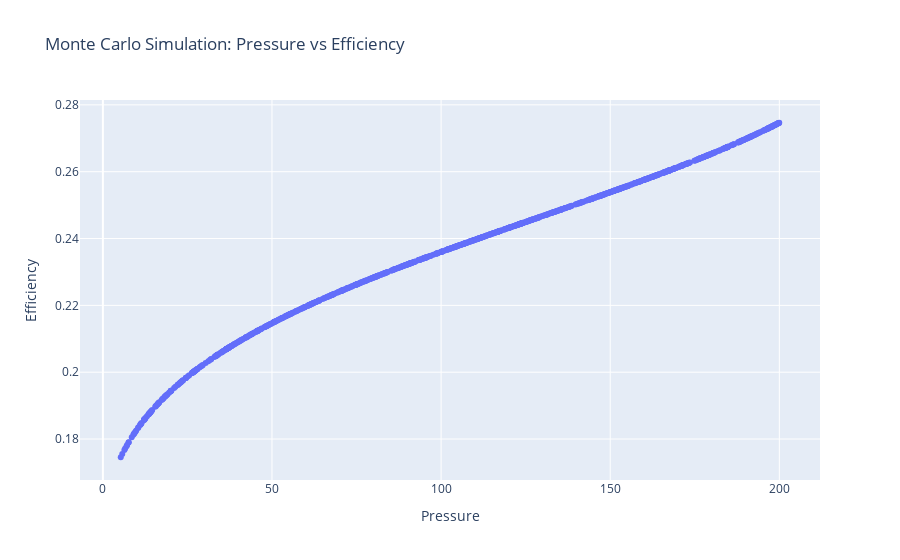

The code cell stored with this chart in its notebook:
### Code cell
max_efficiency = np.max(system_efficiencies)
pressure_at_max_efficiency = pressures[system_efficiencies == max_efficiency]

print("\n")

print(f"Max efficiency: {max_efficiency * 100:.2f} %")
print(
    f"Vapor inlet pressure for max efficiency: {pascal_to_bar(pressure_at_max_efficiency[0]):.2f} bar"
)

plot_monte_carlo(pascal_to_bar(pressures), system_efficiencies)

### Figure 1 — Plotly figure (JSON) as saved in the notebook; plotly's stock layout.template omitted (floating-point values rounded to 4 significant figures; data arrays with more than 128 entries replaced by an {"elided": "..."} marker saying what was removed)
{"data": [{"mode": "markers", "type": "scatter", "x": {"elided": "1000 float values"}, "y": {"elided": "1000 float values"}}], "layout": {"title": {"text": "Monte Carlo Simulation: Pressure vs Efficiency"}, "xaxis": {"title": {"text": "Pressure"}}, "yaxis": {"title": {"text": "Efficiency"}}}}
